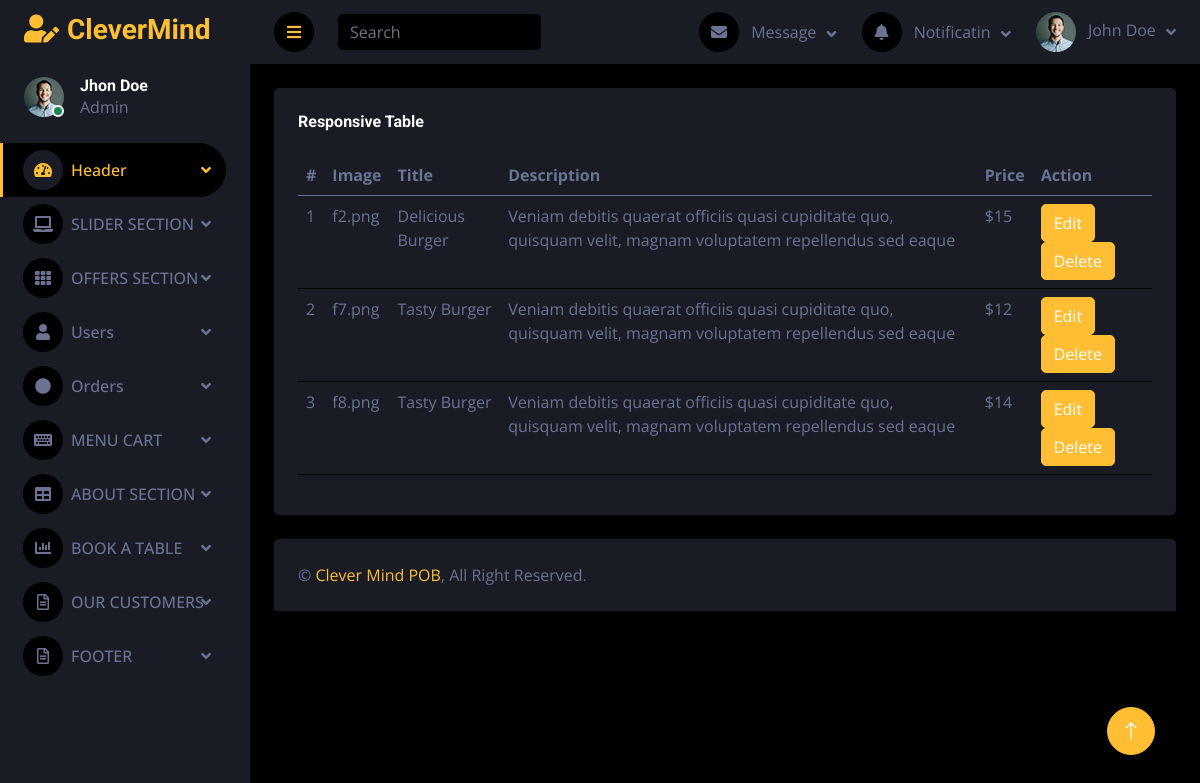
/darkpan-1.0.0/view_gurger.php, run on the app's committed database.
### tables this page shows
CREATE TABLE `burger_menu` (
  `id` int(100) NOT NULL,
  `image` varchar(250) NOT NULL,
  `title` varchar(250) NOT NULL,
  `description` varchar(250) NOT NULL,
  `price` varchar(250) NOT NULL
);

### darkpan-1.0.0/view_gurger.php (the view, shortened to what this page needs)
<?php
require_once("conn.php");
?>
<!DOCTYPE html>
<html lang="en">
<head>
    <link href="https://cdnjs.cloudflare.com/ajax/libs/font-awesome/5.10.0/css/all.min.css" rel="stylesheet">
    <link href="https://cdn.jsdelivr.net/npm/bootstrap-icons@1.4.1/font/bootstrap-icons.css" rel="stylesheet">
    <link href="lib/owlcarousel/assets/owl.carousel.min.css" rel="stylesheet">
    <link href="lib/tempusdominus/css/tempusdominus-bootstrap-4.min.css" rel="stylesheet" />
    <link href="css/bootstrap.min.css" rel="stylesheet">
    <link href="css/style.css" rel="stylesheet">
</head>
<body>
    <div class="container-fluid position-relative d-flex p-0">
        <div class="sidebar pe-4 pb-3">
            <nav class="navbar bg-secondary navbar-dark">
                <a href="index.html" class="navbar-brand mx-4 mb-3">
                    <h3 class="text-primary"><i class="fa fa-user-edit me-2"></i>CleverMind</h3>
                </a>
                <div class="d-flex align-items-center ms-4 mb-4">
                    <div class="position-relative">
                        <img class="rounded-circle" src="img/user.jpg" alt="" style="width: 40px; height: 40px;">
                        <div class="bg-success rounded-circle border border-2 border-white position-absolute end-0 bottom-0 p-1"></div>
                    </div>
                    <div class="ms-3">
                        <h6 class="mb-0">Jhon Doe</h6>
                        <span>Admin</span>
                    </div>
                </div>
                <div class="navbar-nav w-100">
                <div class="nav-item dropdown">
                    <a href="index.html" class="nav-link dropdown-toggle active" data-bs-toggle="dropdown"><i class="fa fa-tachometer-alt me-2"></i>Header</a>
                </div>
                <div class="nav-item dropdown">
                    <a href="#" class="nav-link dropdown-toggle" data-bs-toggle="dropdown"><i class="fa fa-laptop me-2"></i>SLIDER SECTION</a>
                </div>
                <div class="nav-item dropdown">
                    <a href="widget.html" class="nav-link dropdown-toggle " data-bs-toggle="dropdown"><i class="fa fa-th me-2"></i>OFFERS SECTION</a>
                </div>
                <div class="nav-item dropdown">
                    <a href="widget.html" class="nav-link dropdown-toggle " data-bs-toggle="dropdown"><i class="fa fa-user me-2"></i>Users</a>
                </div>
                <div class="nav-item dropdown">
                    <a href="widget.html" class="nav-link dropdown-toggle " data-bs-toggle="dropdown"><i class="fa fa-circle me-2"></i>Orders</a>
                </div>
                <div class="nav-item dropdown">
                    <a href="form.html" class="nav-link dropdown-toggle " data-bs-toggle="dropdown"><i class="fa fa-keyboard me-2"></i>MENU CART</a>
                </div>
                <div class="nav-item dropdown">
                    <a href="table.html" class="nav-link dropdown-toggle " data-bs-toggle="dropdown"><i class="fa fa-table me-2"></i>ABOUT SECTION</a>
                </div>
                <div class="nav-item dropdown">
                    <a href="chart.html" class="nav-link dropdown-toggle " data-bs-toggle="dropdown"><i class="fa fa-chart-bar me-2"></i>BOOK A TABLE</a>
                </div>
                <div class="nav-item dropdown">
                    <a href="#" class="nav-link dropdown-toggle" data-bs-toggle="dropdown"><i class="far fa-file-alt me-2"></i>OUR CUSTOMERS</a>
                </div>
                <div class="nav-item dropdown">
                    <a href="#" class="nav-link dropdown-toggle" data-bs-toggle="dropdown"><i class="far fa-file-alt me-2"></i>FOOTER</a>
                </div>
            </div>
            </nav>
        </div>
        <div class="content">
            <nav class="navbar navbar-expand bg-secondary navbar-dark sticky-top px-4 py-0">
                <a href="#" class="sidebar-toggler flex-shrink-0">
                    <i class="fa fa-bars"></i>
                </a>
                <form class="d-none d-md-flex ms-4">
                    <input class="form-control bg-dark border-0" type="search" placeholder="Search">
                </form>
                <div class="navbar-nav align-items-center ms-auto">
                    <div class="nav-item dropdown">
                        <a href="#" class="nav-link dropdown-toggle" data-bs-toggle="dropdown">
                            <i class="fa fa-envelope me-lg-2"></i>
                            <span class="d-none d-lg-inline-flex">Message</span>
                        </a>
                    </div>
                    <div class="nav-item dropdown">
                        <a href="#" class="nav-link dropdown-toggle" data-bs-toggle="dropdown">
                            <i class="fa fa-bell me-lg-2"></i>
                            <span class="d-none d-lg-inline-flex">Notificatin</span>
                        </a>
                    </div>
                    <div class="nav-item dropdown">
                        <a href="#" class="nav-link dropdown-toggle" data-bs-toggle="dropdown">
                            <img class="rounded-circle me-lg-2" src="img/user.jpg" alt="" style="width: 40px; height: 40px;">
                            <span class="d-none d-lg-inline-flex">John Doe</span>
                        </a>
                    </div>
                </div>
            </nav>
            <div class="container-fluid pt-4 px-4">
                <div class="row g-4">
                    <div class="col-12">
                        <div class="bg-secondary rounded h-100 p-4">
                            <h6 class="mb-4">Responsive Table</h6>
                            <div class="table-responsive">
                                <table class="table">
                                    <thead>
                                       <tr>
                                          <th>#</th>
                                          <th>Image</th>
                                          <th>Title</th>
                                          <th>Description</th>
                                          <th>Price</th>
                                          <th>Action</th>
                                       </tr>
                                    </thead>
                                    <tbody>
                                    <?php
                                       $sql = "SELECT * FROM   burger_menu";
                                       $result = mysqli_query($conn, $sql);
                                       $countRow = mysqli_num_rows($result);
                                       if ($countRow > 0) {
                                          $i = 1;
                                          while ($row = mysqli_fetch_assoc($result)) {
                                             echo "
                                             <tr>
                                             <td>{$i}</td>
                                             <td>{$row['image']}</td>
                                             <td>{$row['title']}</td>
                                             <td>{$row['description']}</td>
                                             <td>{$row['price']}</td>
                                             <td>
                                             <a href='add_gurger.php?edit={$row['id']}'>
                                             <button data-toggle='tooltip' title='Edit' class='btn btn-primary mr-2'>
                                             Edit
                                             </button>
                                             </a>
                                             <a href='view_gurger.php?delete={$row['id']}'>
                                             <button data-toggle='tooltip' title='Trash' class='btn btn-primary mr-2'>
                                             Delete
                                             </button>
                                             </a>
                                             </td>
                                             </tr>
                                             ";
                                             $i++;
                                          }
                                       }
                                       ?>
                                    </tbody>
                                </table>
                            </div>
                        </div>
                    </div>
                </div>
            </div>
            <div class="container-fluid pt-4 px-4">
                <div class="bg-secondary rounded-top p-4">
                    <div class="row">
                        <div class="col-12 col-sm-6 text-center text-sm-start">
                            &copy; <a href="#">Clever Mind POB</a>, All Right Reserved.
                        </div>
                    </div>
                </div>
            </div>
        </div>
        <a href="#" class="btn btn-lg btn-primary btn-lg-square back-to-top"><i class="bi bi-arrow-up"></i></a>
    </div>
</body>
</html>

### darkpan-1.0.0/css/style.css (style rules this page uses)
:root { --primary: #ffbe33; --secondary: #191C24; --light: #6C7293; --dark: #000000; }
.back-to-top { position: fixed; display: none; right: 45px; bottom: 45px; z-index: 99; }
.btn { transition: .5s; }
.btn-lg-square { width: 48px; height: 48px; }
.btn-square, .btn-sm-square, .btn-lg-square { padding: 0; display: inline-flex; align-items: center; justify-content: center; font-weight: normal; border-radius: 50px; }
.sidebar { position: fixed; top: 0; left: 0; bottom: 0; width: 250px; height: 100vh; overflow-y: auto; background: var(--secondary); transition: 0.5s; z-index: 999; }
.content { margin-left: 250px; min-height: 100vh; background: var(--dark); transition: 0.5s; }
@media (min-width: 992px) { .sidebar { margin-left: 0; } }
@media (min-width: 992px) { .content { width: calc(100% - 250px); } }
.sidebar .navbar .navbar-nav .nav-link { padding: 7px 20px; color: var(--light); font-weight: 500; border-left: 3px solid var(--secondary); border-radius: 0 30px 30px 0; outline: none; }
.sidebar .navbar .navbar-nav .nav-link:hover, .sidebar .navbar .navbar-nav .nav-link.active { color: var(--primary); background: var(--dark); border-color: var(--primary); }
.sidebar .navbar .navbar-nav .nav-link i { width: 40px; height: 40px; display: inline-flex; align-items: center; justify-content: center; background: var(--dark); border-radius: 40px; }
.sidebar .navbar .navbar-nav .nav-link:hover i, .sidebar .navbar .navbar-nav .nav-link.active i { background: var(--secondary); }
.sidebar .navbar .dropdown-toggle::after { position: absolute; top: 15px; right: 15px; border: none; content: "\f107"; font-family: "Font Awesome 5 Free"; font-weight: 900; transition: .5s; }
.content .navbar .navbar-nav .nav-link { margin-left: 25px; padding: 12px 0; color: var(--light); outline: none; }
.content .navbar .sidebar-toggler, .content .navbar .navbar-nav .nav-link i { width: 40px; height: 40px; display: inline-flex; align-items: center; justify-content: center; background: var(--dark); border-radius: 40px; }
.content .navbar .dropdown-toggle::after { margin-left: 6px; vertical-align: middle; border: none; content: "\f107"; font-family: "Font Awesome 5 Free"; font-weight: 900; transition: .5s; }

### data on the page
burger_menu: image "f2.png", title "Delicious Burger", description "Veniam debitis quaerat officiis quasi cupiditate quo, quisquam velit, magnam voluptatem repellendus sed eaque", price "$15"
burger_menu: image "f7.png", title "Tasty Burger", description "Veniam debitis quaerat officiis quasi cupiditate quo, quisquam velit, magnam voluptatem repellendus sed eaque", price "$12"
burger_menu: image "f8.png", title "Tasty Burger", description "Veniam debitis quaerat officiis quasi cupiditate quo, quisquam velit, magnam voluptatem repellendus sed eaque", price "$14"
